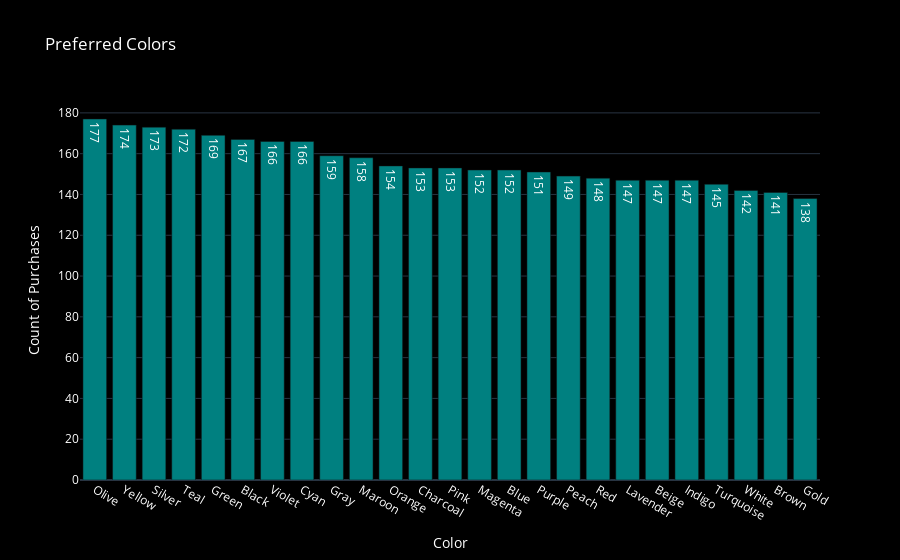

Notebook cell for this chart:
### Code cell
# Count popular colors
color_counts = df['Color'].value_counts().reset_index()
color_counts.columns = ['Color', 'Count']

fig_colors = px.bar(
    color_counts, 
    x='Color', 
    y='Count', 
    text='Count', 
    title='Preferred Colors',
    color_discrete_sequence=['teal']
)
fig_colors.update_layout(
    template='plotly_dark',
    plot_bgcolor='black',
    paper_bgcolor='black',
    font=dict(color='white'),
    xaxis_title='Color',
    yaxis_title='Count of Purchases'
)
fig_colors.show()

### Figure 1 — Plotly figure (JSON) as saved in the notebook; plotly's stock layout.template omitted (floating-point values rounded to 4 significant figures)
{"data": [{"hovertemplate": "Color=%{x}<br>Count=%{text}<extra></extra>", "legendgroup": "", "marker": {"color": "teal", "pattern": {"shape": ""}}, "name": "", "orientation": "v", "showlegend": false, "text": [177.0, 174.0, 173.0, 172.0, 169.0, 167.0, 166.0, 166.0, 159.0, 158.0, 154.0, 153.0, 153.0, 152.0, 152.0, 151.0, 149.0, 148.0, 147.0, 147.0, 147.0, 145.0, 142.0, 141.0, 138.0], "textposition": "auto", "type": "bar", "x": ["Olive", "Yellow", "Silver", "Teal", "Green", "Black", "Violet", "Cyan", "Gray", "Maroon", "Orange", "Charcoal", "Pink", "Magenta", "Blue", "Purple", "Peach", "Red", "Lavender", "Beige", "Indigo", "Turquoise", "White", "Brown", "Gold"], "xaxis": "x", "y": [177, 174, 173, 172, 169, 167, 166, 166, 159, 158, 154, 153, 153, 152, 152, 151, 149, 148, 147, 147, 147, 145, 142, 141, 138], "yaxis": "y"}], "layout": {"barmode": "relative", "font": {"color": "white"}, "legend": {"tracegroupgap": 0}, "paper_bgcolor": "black", "plot_bgcolor": "black", "title": {"text": "Preferred Colors"}, "xaxis": {"anchor": "y", "domain": [0, 1], "title": {"text": "Color"}}, "yaxis": {"anchor": "x", "domain": [0, 1], "title": {"text": "Count of Purchases"}}}}
